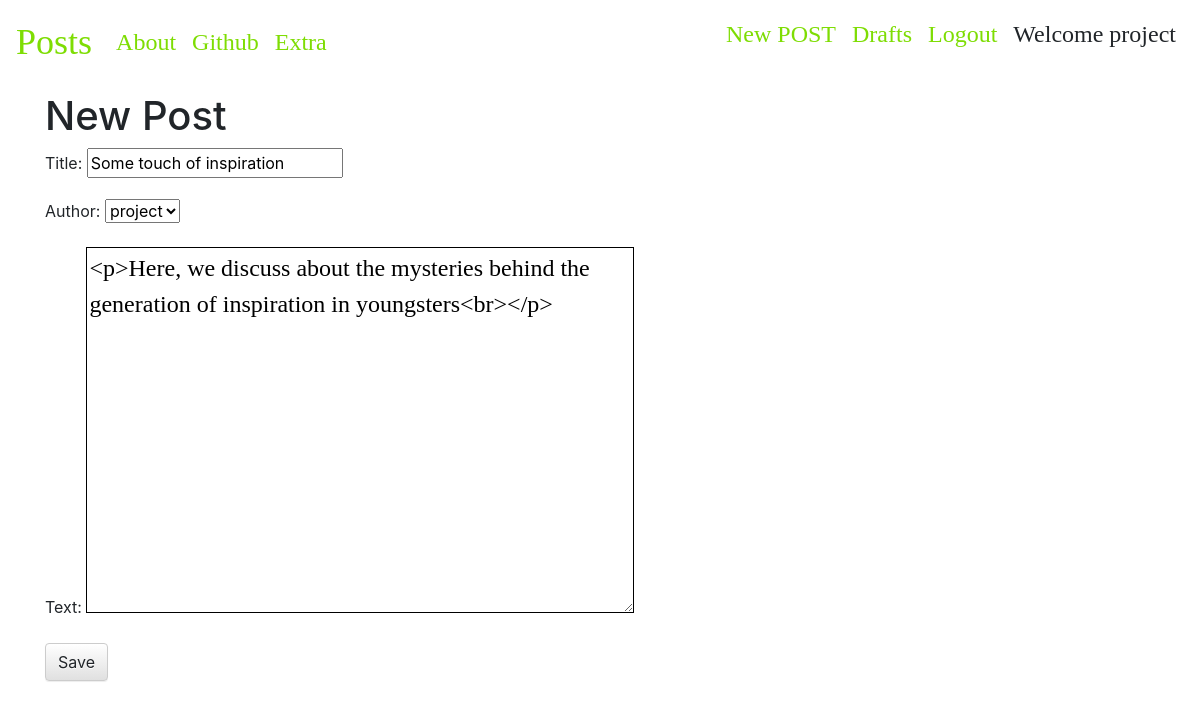
/post/4/edit/ (signed in), run on the app's committed database.
### blog_app/models.py (models this page shows, shortened)
class Post(models.Model):
    author = models.ForeignKey('auth.User', on_delete = models.CASCADE, default = 'auth.User')
    title = models.CharField(max_length = 54)
    text = models.TextField()
    create_date = models.DateTimeField(default = timezone.now)
    publish_date = models.DateTimeField(blank=True, null = True)

### blog_app/views.py (the view)
# urls.py: path('post/<int:pk>/edit/', views.PostUpdateView.as_view(), name = 'post_edit'),
class PostUpdateView(LoginRequiredMixin, UpdateView):
    login_url = '/login/'
    redirect_field_name = 'blog_app/post_detail.html'
    model = Post
    form_class = PostForm

### blog_app/forms.py
class PostForm(forms.ModelForm):
    class Meta:
        fields = ('title', 'author', 'text')
        model = Post
        widgets = {
            'title':forms.TextInput(attrs = {'class':'textinputclass'}),
            'text':forms.Textarea(attrs = {'class':'editable medium-editor-textarea postcontent'})
        }

### blog_app/templates/blog_app/post_form.html (shortened to what this page needs)
{%extends 'blog_app/base.html'%}
{% block body_block%}
<h1>New Post</h1>
<form class="post-new" method="POST">
  {{form.as_p}}
  <button type="submit" class="save btn btn-default">Save</button>
</form>
{% endblock %}

### blog_app/templates/blog_app/base.html (shortened to what this page needs)
<!DOCTYPE html>
{% load static %}
<html lang="en" dir="ltr">
  <head>
    <link rel="stylesheet" href="https://stackpath.bootstrapcdn.com/bootstrap/4.5.0/css/bootstrap.min.css">
      <link rel="stylesheet" href="https://maxcdn.bootstrapcdn.com/bootstrap/3.3.7/css/bootstrap-theme.min.css">
      <link href="https://maxcdn.bootstrapcdn.com/font-awesome/4.7.0/css/font-awesome.min.css" rel="stylesheet">
    <link rel="stylesheet" href="//cdn.jsdelivr.net/npm/medium-editor@latest/dist/css/medium-editor.min.css" type="text/css" media="screen" charset="utf-8">
    <link rel="stylesheet" href="{% static "css/blog.css"%}">
  </head>
  <body>
    <nav class="navbar navbar-expand-lg  techfont">
      <a class="navbar-brand bigbrand" href="{% url "post_list"%}" >Posts</a>
        <div class="collapse navbar-collapse" id="navbarSupportedContent">
          <ul class="navbar-nav mr-auto">
            <li class="nav-item active">
              <a class="nav-link" href="{%url "about"%}">About <span class="sr-only">(current)</span></a>
            </li>
            <li class="nav-item active">
              <a class="nav-link" href="https://github.com/oluwatobi1">Github <span class="sr-only">(current)</span></a>
            </li><li class="nav-item active">
              <a class="nav-link" href="{%url "about"%}">Extra <span class="sr-only">(current)</span></a>
            </li>
          </ul>
          <ul class="navbar-nav nav_right ">
            {% if user.is_authenticated %}
            <li class="nav-item active">
              <a class="nav-link" href="{%url "post_new"%}">New POST <span class="sr-only">(current)</span></a>
            </li>
            <li class="nav-item active">
                <a class="nav-link" href="{%url "post_draft"%}">Drafts <span class="sr-only">(current)</span></a>
              </li>
               <li class="nav-item active">
                  <a class="nav-link" href="{%url "logout"%}">Logout <span class="sr-only">(current)</span></a>
                </li>
                <li class="nav-item active">
                     <p class="nav-link"> Welcome {{user.username}}</p>
                 </li>
            {%else%}
                 <li>
                   <a href="{% url 'login'%}">Login
                      <span class="fa fa-user" aria-hidden="true"></span>
                   </a>
                 </li>
             {%endif%}
          </ul>
      </div>
    </nav>
<div class="container">
  {% block body_block %}
  {% endblock %}
</div>
  </body>
</html>

### blog_app/static/css/blog.css (style rules this page uses)
.techfont { font-family: 'Playfair Display', serif; font-size: 1.5em; margin-bottom: 8px; }
.bigbrand { font-size: 1.5em }
.postcontent { font-family: 'Montserrat'; font-size: 1.5em; border: solid black 0.005em; }
a { display: inline-block; color: #03e9f4; text-decoration: none; transition: 0.5s; overflow: hidden; }
a:nth-child(1) { filter: hue-rotate(270deg); }

### data on the page
Post: title "Some touch of inspiration", author "project", text "<p>Here, we discuss about the mysteries behind the generation of inspiration in youngsters<br></p>"

### other printed values
{{ user.username }} "project"
